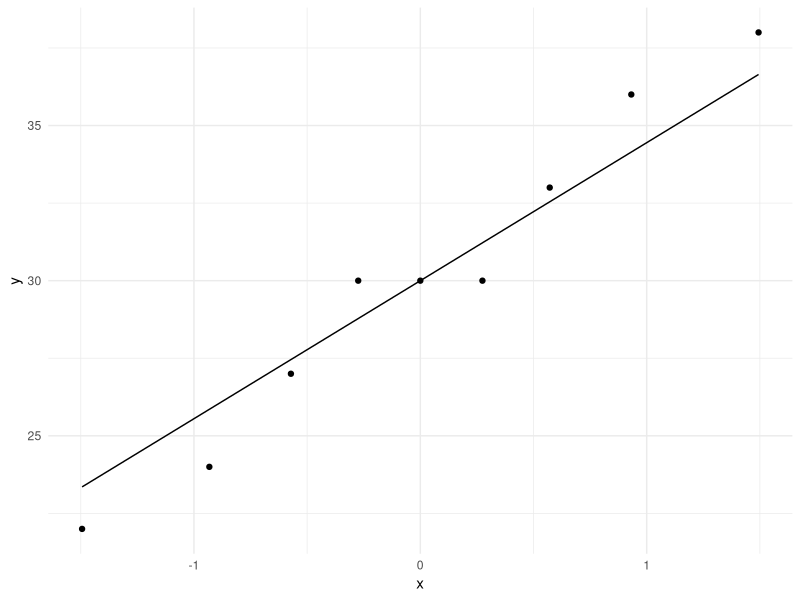
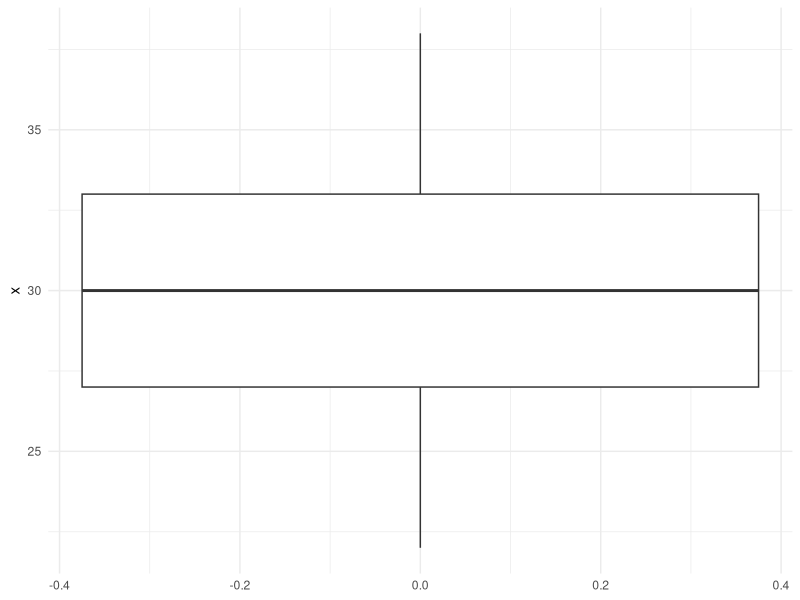

Generate these figures, in order, with R:
## ---- chunk 1
knitr::opts_chunk$set(echo = TRUE)
require(ggplot2);
## ---- chunk 2
# inits
mu = 22;
sd = 6;
N = 9;
x = c(36, 27, 30, 33, 22, 30, 30, 24, 38);
alpha = .05;

# Calculate sample statistics
xhat = mean(x);
sdhat = sd/sqrt(N);

# Look at the Normality
ggplot(data.frame(x),aes(sample=x)) + stat_qq() + stat_qq_line() + theme_minimal()

# Look for outliers
ggplot(data.frame(x),aes(y=x)) + stat_boxplot()+ theme_minimal()

# H0: xhat = mu
# H1: xhat != mu
# We will use a two-tailed hypothesis test.
# Calculate the CI under null distribution
gamma = alpha/2;
H0_low = mu + pnorm(gamma)*sdhat;
H0_high = mu + pnorm(1-gamma)*sdhat;

# One way we could test this is whether the sample mean, xhat, is within the 95% CI
# of the null distribution. If it is, we can accept the null, if not, we reject the null.
(xhat >= H0_low && xhat <= H0_high)

# Another way is to get the p-value associated with it's z-score
z = (xhat - mu)/sdhat;
pvalue = 1-pnorm(z) # the p-value of sample mean under the null
pvalue
## ---- chunk 3
# init
sd = sqrt(4);
N = 9;
alpha = 0.05;

# calculate sample statistics
mu = 5;
sdhat = sd/sqrt(N);

# H0: mu <= 5
# H1: mu > 5
# For this problem, we will use a one-tailed test, therefore:
gamma = alpha;
cutoff = mu + qnorm(1-gamma)*sdhat;
cutoff
## ---- chunk 4
# init
mu2 = 8;

# Calculate power by inverting beta:
beta = pnorm(cutoff,mu2,sdhat); # how much of the true distribution lies below the cutoff
power = 1 - beta # how much of the true sample distribution lies above the cutoff
## ---- chunk 5
set.seed(8814.4) # set seed for replicability

# Init
mu = 5;
sd = 12;
N = 20;
alpha = 0.05;
sdhat = sd/sqrt(N);

# Generate 95% CI as the boundaries for accept/reject
bounds = c(mu + qnorm(alpha/2)*sdhat, mu + qnorm(1-alpha/2)*sdhat);

# Simulation params
n_reject = 0; # counter
n_sims = 10000; # number of samples generated

# Simulation loop
for (i in 1:n_sims){
  # Generate a sample from the population, and calculate the mean
  sample = rnorm(n=N,mean=mu,sd=sd);
  xhat = mean(sample);
  xhat
  # If xhat is out of the CI boundary, add it to the rejection count
  if (xhat < bounds[1] || xhat >bounds[2]){
    n_reject = n_reject + 1;
  }
}
# Proportion of rejects
P_reject = n_reject/n_sims
P_reject
